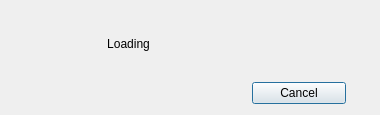
<?xml version="1.0" encoding="UTF-8"?>
<ui version="4.0">
 <class>Dialog</class>
 <widget class="QDialog" name="Dialog">
  <property name="geometry">
   <rect>
    <x>0</x>
    <y>0</y>
    <width>380</width>
    <height>115</height>
   </rect>
  </property>
  <property name="windowTitle">
   <string>Dialog</string>
  </property>
  <layout class="QGridLayout" name="gridLayout" rowstretch="1,1" columnstretch="10,4,1">
   <item row="0" column="1">
    <widget class="QLabel" name="space">
     <property name="text">
      <string/>
     </property>
    </widget>
   </item>
   <item row="0" column="0">
    <widget class="QLabel" name="show_label">
     <property name="text">
      <string>Loading</string>
     </property>
     <property name="alignment">
      <set>Qt::AlignCenter</set>
     </property>
    </widget>
   </item>
   <item row="1" column="1">
    <widget class="QPushButton" name="cancel_button">
     <property name="text">
      <string>Cancel</string>
     </property>
    </widget>
   </item>
  </layout>
 </widget>
 <resources/>
 <connections/>
</ui>
